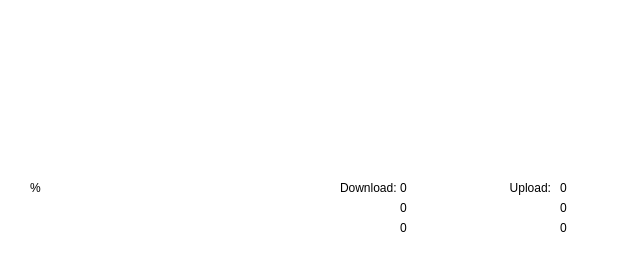
<?xml version="1.0" encoding="UTF-8"?>
<ui version="4.0">
 <class>MainWindow</class>
 <widget class="QMainWindow" name="MainWindow">
  <property name="geometry">
   <rect>
    <x>0</x>
    <y>0</y>
    <width>640</width>
    <height>280</height>
   </rect>
  </property>
  <property name="minimumSize">
   <size>
    <width>640</width>
    <height>280</height>
   </size>
  </property>
  <property name="maximumSize">
   <size>
    <width>640</width>
    <height>280</height>
   </size>
  </property>
  <property name="windowTitle">
   <string>PC Telemetrie Master</string>
  </property>
  <property name="windowIcon">
   <iconset>
    <normaloff>../../../Users/Damago/Downloads/speedometer.png</normaloff>../../../Users/Damago/Downloads/speedometer.png</iconset>
  </property>
  <property name="styleSheet">
   <string notr="true">background: rgb(255, 255, 255)</string>
  </property>
  <widget class="QWidget" name="centralwidget">
   <widget class="QLabel" name="labelCpu">
    <property name="geometry">
     <rect>
      <x>30</x>
      <y>180</y>
      <width>131</width>
      <height>16</height>
     </rect>
    </property>
    <property name="text">
     <string>%</string>
    </property>
   </widget>
   <widget class="QLabel" name="labelUploadCaption">
    <property name="geometry">
     <rect>
      <x>510</x>
      <y>180</y>
      <width>41</width>
      <height>16</height>
     </rect>
    </property>
    <property name="layoutDirection">
     <enum>Qt::LeftToRight</enum>
    </property>
    <property name="text">
     <string>Upload:</string>
    </property>
    <property name="alignment">
     <set>Qt::AlignRight|Qt::AlignTrailing|Qt::AlignVCenter</set>
    </property>
   </widget>
   <widget class="QLabel" name="labelUploadValue">
    <property name="geometry">
     <rect>
      <x>560</x>
      <y>180</y>
      <width>71</width>
      <height>16</height>
     </rect>
    </property>
    <property name="text">
     <string>0</string>
    </property>
   </widget>
   <widget class="QLabel" name="labelDownloadCaption">
    <property name="geometry">
     <rect>
      <x>340</x>
      <y>180</y>
      <width>61</width>
      <height>16</height>
     </rect>
    </property>
    <property name="text">
     <string>Download:</string>
    </property>
   </widget>
   <widget class="QLabel" name="labelDownloadValue">
    <property name="geometry">
     <rect>
      <x>400</x>
      <y>180</y>
      <width>71</width>
      <height>16</height>
     </rect>
    </property>
    <property name="text">
     <string>0</string>
    </property>
   </widget>
   <widget class="QLabel" name="labelUploadValueDez">
    <property name="geometry">
     <rect>
      <x>560</x>
      <y>200</y>
      <width>71</width>
      <height>16</height>
     </rect>
    </property>
    <property name="text">
     <string>0</string>
    </property>
   </widget>
   <widget class="QLabel" name="labelUploadValueBitDez">
    <property name="geometry">
     <rect>
      <x>560</x>
      <y>220</y>
      <width>71</width>
      <height>16</height>
     </rect>
    </property>
    <property name="text">
     <string>0</string>
    </property>
   </widget>
   <widget class="QLabel" name="labelDownloadValueDez">
    <property name="geometry">
     <rect>
      <x>400</x>
      <y>200</y>
      <width>71</width>
      <height>16</height>
     </rect>
    </property>
    <property name="text">
     <string>0</string>
    </property>
   </widget>
   <widget class="QLabel" name="labelDownloadValueBitDez">
    <property name="geometry">
     <rect>
      <x>400</x>
      <y>220</y>
      <width>71</width>
      <height>16</height>
     </rect>
    </property>
    <property name="text">
     <string>0</string>
    </property>
   </widget>
   <widget class="QWidget" name="ContainerCpu" native="true">
    <property name="enabled">
     <bool>true</bool>
    </property>
    <property name="geometry">
     <rect>
      <x>0</x>
      <y>0</y>
      <width>322</width>
      <height>181</height>
     </rect>
    </property>
    <property name="styleSheet">
     <string notr="true"/>
    </property>
   </widget>
   <widget class="QWidget" name="ContainerNetwork" native="true">
    <property name="geometry">
     <rect>
      <x>290</x>
      <y>0</y>
      <width>351</width>
      <height>181</height>
     </rect>
    </property>
   </widget>
   <zorder>labelCpu</zorder>
   <zorder>labelUploadCaption</zorder>
   <zorder>labelUploadValue</zorder>
   <zorder>labelDownloadCaption</zorder>
   <zorder>labelDownloadValue</zorder>
   <zorder>labelUploadValueDez</zorder>
   <zorder>labelUploadValueBitDez</zorder>
   <zorder>labelDownloadValueDez</zorder>
   <zorder>labelDownloadValueBitDez</zorder>
   <zorder>ContainerNetwork</zorder>
   <zorder>ContainerCpu</zorder>
  </widget>
  <widget class="QMenuBar" name="menubar">
   <property name="geometry">
    <rect>
     <x>0</x>
     <y>0</y>
     <width>640</width>
     <height>21</height>
    </rect>
   </property>
  </widget>
  <widget class="QStatusBar" name="statusbar">
   <property name="enabled">
    <bool>false</bool>
   </property>
  </widget>
  <action name="actionExit">
   <property name="checkable">
    <bool>false</bool>
   </property>
   <property name="text">
    <string>Beenden</string>
   </property>
  </action>
 </widget>
 <resources/>
 <connections/>
</ui>
